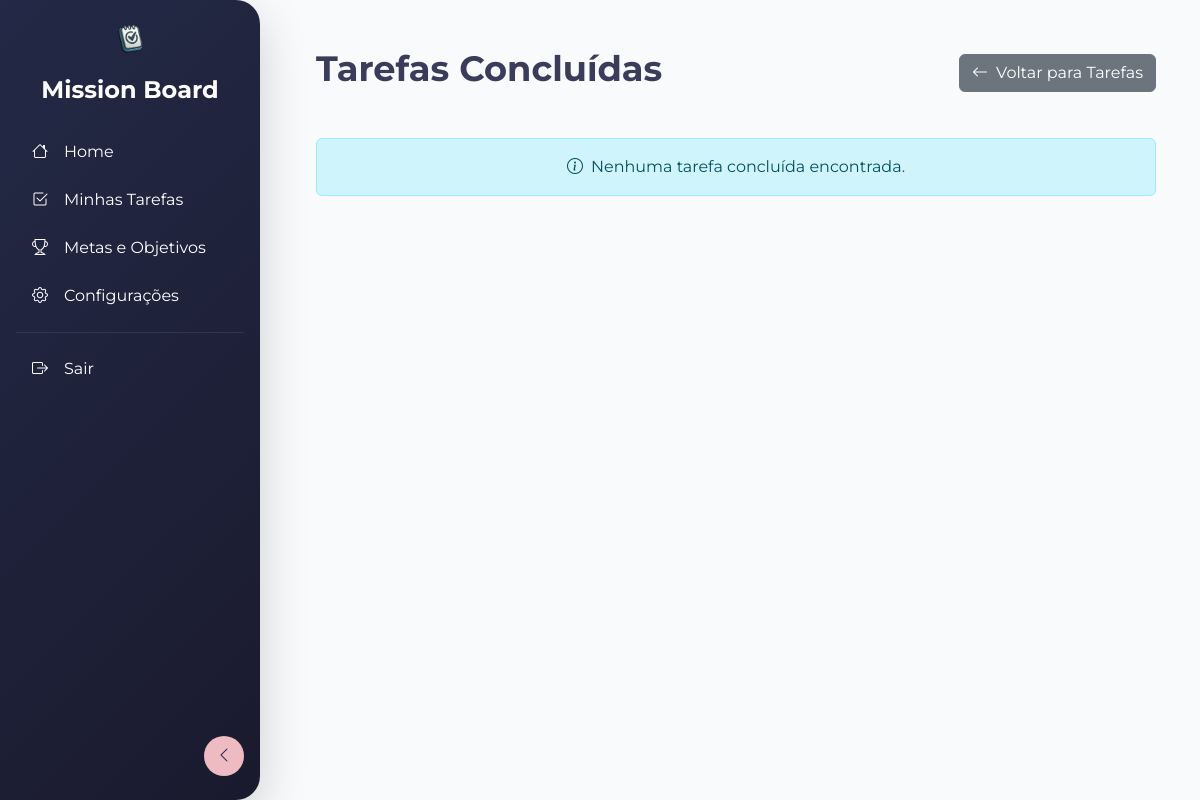
/task/list/completed/ (signed in), run on an earlier commit of the app's database.
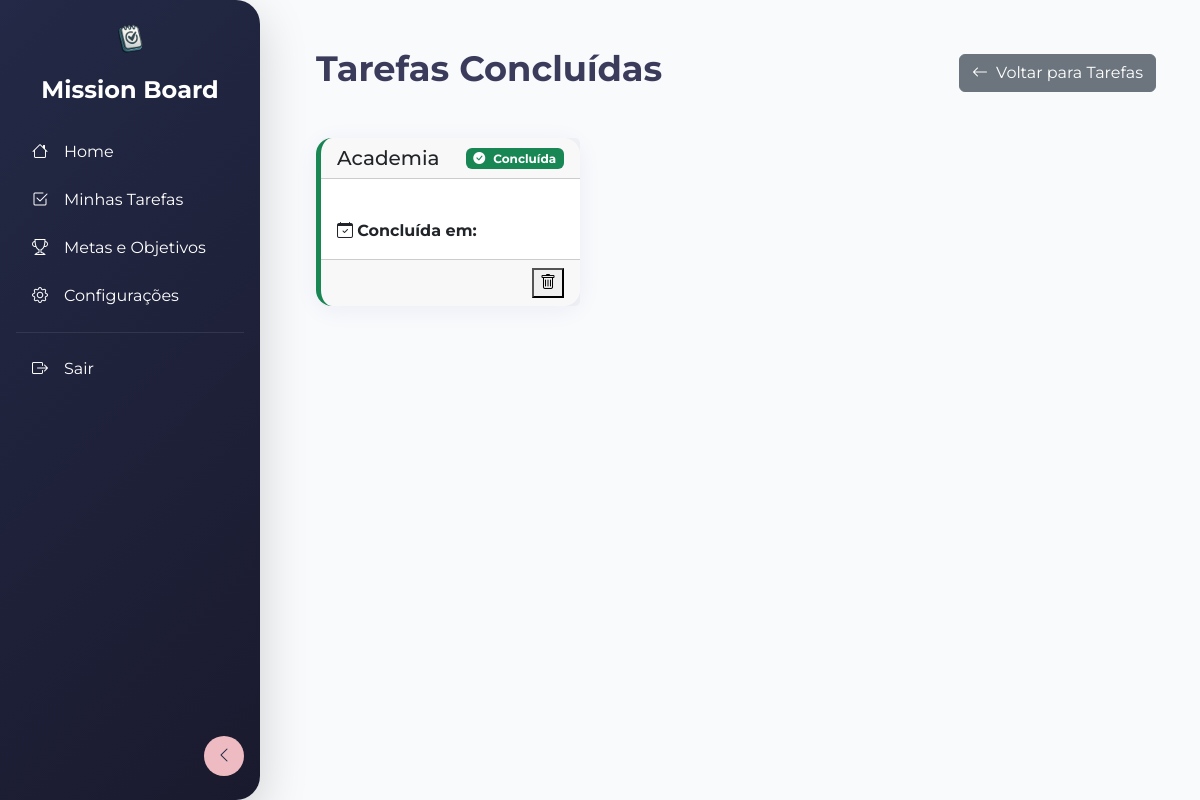
And on a later commit of the database.
### tasks/models.py (models this page shows, shortened)
class Task(models.Model):
    PRIORITY_CHOICES = [
        ('low', 'Baixa'),
        ('medium', 'Média'),
        ('high', 'Alta'),
    ]
    user = models.ForeignKey(User, verbose_name='Usuário', on_delete=models.CASCADE, max_length=50)
    title = models.CharField(max_length=255)
    description = models.TextField(blank=True, null=True)
    category = models.ForeignKey(Category, on_delete=models.SET_NULL, blank=True, null=True)
    due_date = models.DateField()
    priority = models.CharField(max_length=10, choices=PRIORITY_CHOICES, default='medium')
    goal = models.ForeignKey("goals.Goal", on_delete=models.CASCADE, blank=True, null=True)
    completed = models.BooleanField(default=False)
    created_at = models.DateTimeField(auto_now_add=True)

### tasks/views.py (the view)
# urls.py: path('task/list/completed/', views.CompletedTasksView.as_view(), name='completed_tasks'),
class CompletedTasksView(LoginRequiredMixin, ListView):
    model = models.Task
    context_object_name = 'tasks'
    template_name = 'completed_tasks.html'
    def get_context_data(self, **kwargs):
        context = super().get_context_data(**kwargs)
        context['tasks'] = Task.objects.filter(completed=True)
        return context

### tasks/templates/completed_tasks.html (shortened to what this page needs)
{% extends 'base.html' %}
{% block content %}
<div class="page-header">
    <h1 class="page-title">Tarefas Concluídas</h1>
    <a href="{% url 'task_list' %}" class="btn btn-secondary">
        <i class="bi bi-arrow-left me-2"></i>Voltar para Tarefas
    </a>
</div>
<div class="row mt-4">
    {% for task in tasks %}
    <div class="col-md-6 col-lg-4 mb-4">
        <div class="card task-card priority-low">
            <div class="card-header d-flex justify-content-between align-items-center">
                <h5 class="card-title mb-0 text-truncate">{{ task.title }}</h5>
                <span class="badge bg-success"><i class="bi bi-check-circle-fill me-2"></i>Concluída</span>
            </div>
            <div class="card-body">
                <div class="task-meta-item">
                    <i class="bi bi-calendar-check"></i>
                    <span><strong>Concluída em:</strong> {{ task.updated_at|date:"d/m/Y" }}</span>
                </div>
            </div>
            <div class="card-footer d-flex justify-content-end align-items-center">
                <button type="button" class="btn-action" data-bs-toggle="modal" data-bs-target="#deleteModal{{ task.id }}" title="Excluir">
                    <i class="bi bi-trash"></i>
                </button>
            </div>
        </div>
    </div>
    {% empty %}
    <div class="col-12">
        <div class="alert alert-info text-center" role="alert">
            <i class="bi bi-info-circle me-2"></i>Nenhuma tarefa concluída encontrada.
        </div>
    </div>
    {% endfor %}
</div>
{% endblock %}

What changed in the data, as far as the page shows it:
now on this page (row edited): Task: title "Academia"
Also different on the page:
text no longer shown: "Nenhuma tarefa concluída encontrada."
